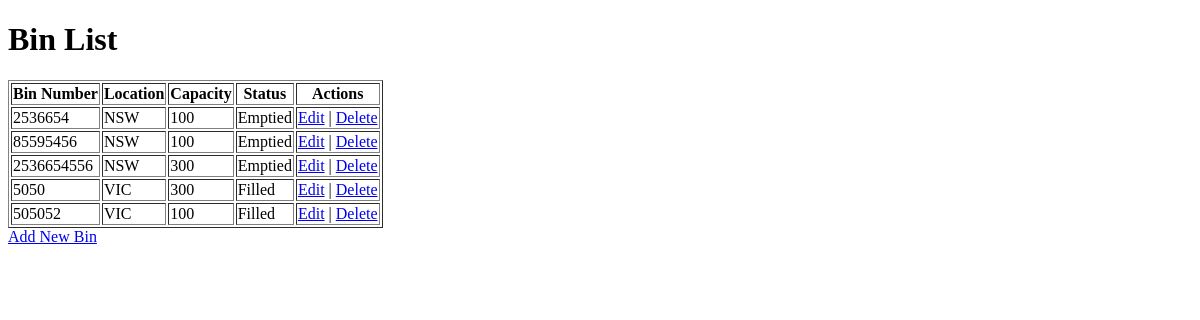
Before: /bin_list/ with the older database file.
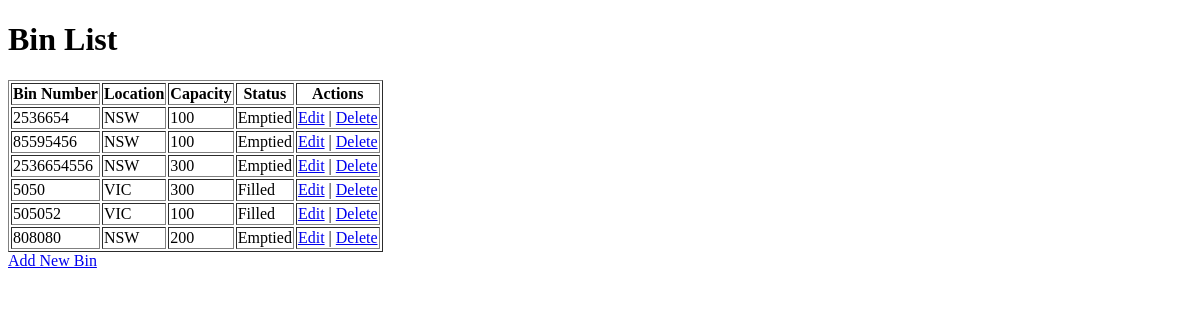
After: the same page with the newer database file.
### bincol_pro/models.py (models this page shows, shortened)
class Bin(models.Model):
    LOCATION_CHOICES = (
        ('NSW', 'New South Wales'),
        ('VIC', 'Victoria'),
        ('QLD', 'Queensland'),
    )
    CAPACITY_CHOICES = (
        (100, '100 litres'),
        (200, '200 litres'),
        (300, '300 litres'),
    )
    STATUS_CHOICES = (
        ('Emptied', 'Emptied'),
        ('Filled', 'Filled'),
    )
    bin_number = models.CharField(max_length=100, unique=True)
    location = models.CharField(max_length=3, choices=LOCATION_CHOICES)
    capacity = models.IntegerField(choices=CAPACITY_CHOICES)
    status = models.CharField(max_length=20, choices=STATUS_CHOICES, default='Filled')
    assigned_driver = models.ForeignKey(User, null=True, blank=True, on_delete=models.SET_NULL)
    created_at = models.DateTimeField(default=timezone.now)

### bincol_pro/views.py (the view)
# urls.py: path('bin_list/', views.bin_list, name='bin_list'),
def bin_list(request):
    bins = Bin.objects.all()
    return render(request, 'bin_list.html', {'bins': bins})

### bincol_pro/templates/bin_list.html (shortened to what this page needs)
<!DOCTYPE html>
<html lang="en">
<head>
</head>
<body>
    <h1>Bin List</h1>
    <table border="1">
        <thead>
            <tr>
                <th>Bin Number</th>
                <th>Location</th>
                <th>Capacity</th>
                <th>Status</th>
                <th>Actions</th>
            </tr>
        </thead>
        <tbody>
            {% for bin in bins %}
            <tr>
                <td>{{ bin.bin_number }}</td>
                <td>{{ bin.location }}</td>
                <td>{{ bin.capacity }}</td>
                <td>{{ bin.status }}</td>
                <td>
                    <a href="{% url 'edit_bin' bin.id %}">Edit</a> |
                    <a href="{% url 'delete_bin' bin.id %}">Delete</a>
                </td>
            </tr>
            {% endfor %}
        </tbody>
    </table>
    <a href="{% url 'add_bin' %}">Add New Bin</a>
</body>
</html>

Changed rows visible on the page:
added Bin: bin_number "808080", location "NSW", capacity "200", status "Emptied"
